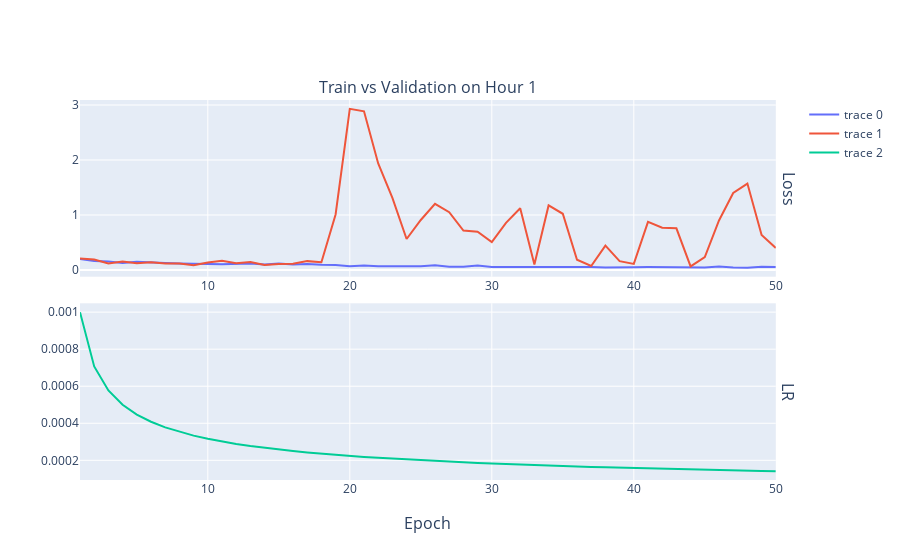

Notebook code cell kept with this figure:
### Markdown cell above
### 6 HOUR

### Code cell
STEP = 36
EPOCH = 50
MODEL_VERSION = 1
train_PATH = f'../Save/Step_{STEP}/recorder/recorder_V{MODEL_VERSION}_epoch_{EPOCH}.csv'
test_PATH = f'../Save/Step_{STEP}/test/model_V{MODEL_VERSION} test loss.csv'

laylout = go.Layout(height=400,width=600)

train_df = pd.read_csv(train_PATH, skiprows=1,index_col=0)
test_df = pd.read_csv(test_PATH, skiprows=0,index_col=0)
train_fig = make_subplots(
                    rows=2,cols=1,
                    subplot_titles=(f'Train vs Validation on Hour {int(STEP/6)}',),
                    row_titles=['Loss','LR'],
                    vertical_spacing=0.07,
                    x_title='EPOCH',
                    )
#train_fig.update_layout(laylout)
train_fig.add_trace(go.Scatter(y=train_df['Train Loss'], x=train_df["Epoch"],name='Train Loss'),1,1,)
train_fig.add_trace(go.Scatter(y=train_df['Validation Loss'], x=train_df["Epoch"],name='Val Loss'),1,1)
train_fig.add_trace(go.Scatter(y=train_df['LR'], x=train_df["Epoch"],name='LR'),2,1)
train_fig.show()
px.line(test_df, x=test_df['EPOCH'], y=[i for i in test_df.columns ],title='Test Loss')

### Figure 1 — Plotly figure (JSON) as saved in the notebook; plotly's stock layout.template omitted (floating-point values rounded to 4 significant figures)
{"data": [{"type": "scatter", "x": [1, 2, 3, 4, 5, 6, 7, 8, 9, 10, 11, 12, 13, 14, 15, 16, 17, 18, 19, 20, 21, 22, 23, 24, 25, 26, 27, 28, 29, 30, 31, 32, 33, 34, 35, 36, 37, 38, 39, 40, 41, 42, 43, 44, 45, 46, 47, 48, 49, 50], "xaxis": "x", "y": [0.1989, 0.1647, 0.1554, 0.1254, 0.1502, 0.1309, 0.1249, 0.1162, 0.1068, 0.1094, 0.1027, 0.1061, 0.1162, 0.09957, 0.1187, 0.09733, 0.1098, 0.0941, 0.08827, 0.06815, 0.0794, 0.06533, 0.06341, 0.06617, 0.06622, 0.08328, 0.05815, 0.05961, 0.07895, 0.05318, 0.05454, 0.05211, 0.05421, 0.05242, 0.04616, 0.05591, 0.05214, 0.04331, 0.03985, 0.04941, 0.05165, 0.05137, 0.0456, 0.03766, 0.04462, 0.06446, 0.04459, 0.03916, 0.05827, 0.05359], "yaxis": "y"}, {"type": "scatter", "x": [1, 2, 3, 4, 5, 6, 7, 8, 9, 10, 11, 12, 13, 14, 15, 16, 17, 18, 19, 20, 21, 22, 23, 24, 25, 26, 27, 28, 29, 30, 31, 32, 33, 34, 35, 36, 37, 38, 39, 40, 41, 42, 43, 44, 45, 46, 47, 48, 49, 50], "xaxis": "x", "y": [0.2083, 0.1888, 0.1171, 0.1544, 0.1212, 0.1395, 0.1188, 0.1169, 0.08675, 0.1364, 0.1651, 0.1197, 0.1425, 0.09198, 0.1058, 0.1124, 0.1602, 0.141, 1.009, 2.931, 2.886, 1.938, 1.312, 0.5632, 0.9084, 1.204, 1.05, 0.7163, 0.6968, 0.5069, 0.857, 1.123, 0.1005, 1.174, 1.022, 0.1854, 0.07245, 0.4429, 0.1594, 0.1106, 0.8748, 0.7687, 0.7571, 0.06436, 0.2326, 0.9003, 1.399, 1.571, 0.6361, 0.3989], "yaxis": "y"}, {"type": "scatter", "x": [1, 2, 3, 4, 5, 6, 7, 8, 9, 10, 11, 12, 13, 14, 15, 16, 17, 18, 19, 20, 21, 22, 23, 24, 25, 26, 27, 28, 29, 30, 31, 32, 33, 34, 35, 36, 37, 38, 39, 40, 41, 42, 43, 44, 45, 46, 47, 48, 49, 50], "xaxis": "x2", "y": [0.001, 0.0007071, 0.0005774, 0.0005, 0.0004472, 0.0004082, 0.000378, 0.0003536, 0.0003333, 0.0003162, 0.0003015, 0.0002887, 0.0002774, 0.0002673, 0.0002582, 0.00025, 0.0002425, 0.0002357, 0.0002294, 0.0002236, 0.0002182, 0.0002132, 0.0002085, 0.0002041, 0.0002, 0.0001961, 0.0001925, 0.000189, 0.0001857, 0.0001826, 0.0001796, 0.0001768, 0.0001741, 0.0001715, 0.000169, 0.0001667, 0.0001644, 0.0001622, 0.0001601, 0.0001581, 0.0001562, 0.0001543, 0.0001525, 0.0001508, 0.0001491, 0.0001474, 0.0001459, 0.0001443, 0.0001429, 0.0001414], "yaxis": "y2"}], "layout": {"annotations": [{"font": {"size": 16}, "showarrow": false, "text": "Train vs Validation on Hour 1", "x": 0.49, "xanchor": "center", "xref": "paper", "y": 1.0, "yanchor": "bottom", "yref": "paper"}, {"font": {"size": 16}, "showarrow": false, "text": "Loss", "textangle": 90, "x": 0.98, "xanchor": "left", "xref": "paper", "y": 0.7675, "yanchor": "middle", "yref": "paper"}, {"font": {"size": 16}, "showarrow": false, "text": "LR", "textangle": 90, "x": 0.98, "xanchor": "left", "xref": "paper", "y": 0.2325, "yanchor": "middle", "yref": "paper"}, {"font": {"size": 16}, "showarrow": false, "text": "Epoch", "x": 0.49, "xanchor": "center", "xref": "paper", "y": 0, "yanchor": "top", "yref": "paper", "yshift": -30}], "xaxis": {"anchor": "y", "domain": [0, 0.98]}, "xaxis2": {"anchor": "y2", "domain": [0, 0.98]}, "yaxis": {"anchor": "x", "domain": [0.535, 1.0]}, "yaxis2": {"anchor": "x2", "domain": [0, 0.465]}}}
